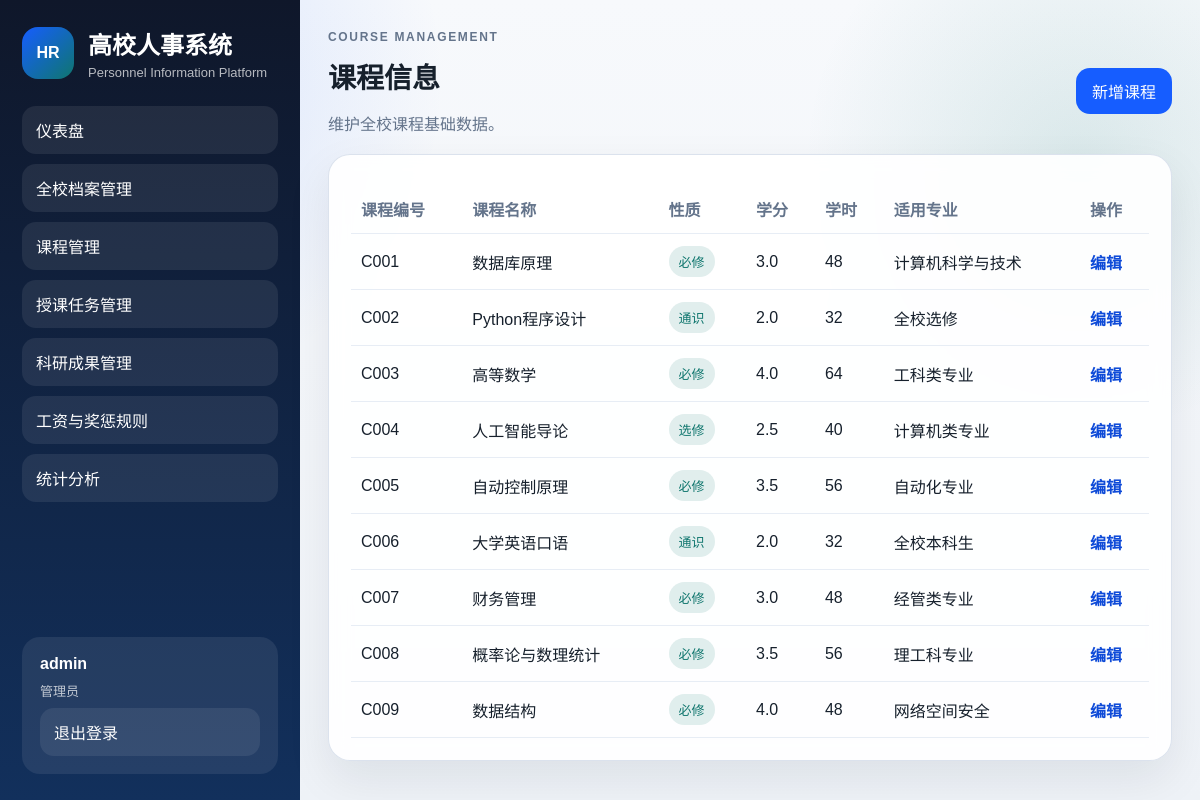
The page /courses (signed in) on the database its author committed.
### models.py (models this page shows, shortened)
class TimestampMixin:
    created_at = Column(DateTime)
    updated_at = Column(DateTime)

class User(TimestampMixin, Base):
    __tablename__ = "users"
    id = Column(Integer, primary_key=True)
    username = Column(String(64), unique=True, nullable=False, index=True)
    password_hash = Column(String(255), nullable=False)
    role = Column(String(20), nullable=False, default="teacher", index=True)
    employee_id = Column(Integer, ForeignKey("employees.id"))
    employee = relationship("Employee", back_populates="user", uselist=False)

class Course(TimestampMixin, Base):
    __tablename__ = "courses"
    id = Column(Integer, primary_key=True)
    course_no = Column(String(32), unique=True, nullable=False, index=True)
    name = Column(String(100), nullable=False, index=True)
    nature = Column(String(20), nullable=False, index=True)
    credits = Column(Float, nullable=False, default=0)
    hours = Column(Integer, nullable=False, default=0)
    applicable_major = Column(String(100))
    description = Column(Text)
    assignments = relationship("TeachingAssignment", back_populates="course")

### app.py (the view)
    @app.route("/courses")
    @login_required
    def course_list():
        user = get_current_user()
        courses = course_scope(user).order_by(Course.course_no.asc()).all()
        return render_template("courses/list.html", courses=courses)

### app.py (called while the page is built)
def register_context(app: Flask) -> None:
    @app.context_processor
    def inject_user():
        return {
            "current_user": get_current_user(),
            "employee_statuses": EMPLOYEE_STATUSES,
            "gender_options": GENDER_OPTIONS,
            "salary_grade_options": SALARY_GRADE_OPTIONS,
            "course_natures": COURSE_NATURES,
            "research_statuses": RESEARCH_STATUSES,
            "publication_types": PUBLICATION_TYPES,
        }

def course_scope(user: User):
    if user.role == "admin":
        return Course.query
    return (
        Course.query.join(TeachingAssignment)
        .filter(TeachingAssignment.employee_id == user.employee_id)
        .distinct()
    )

### extensions.py (called while the page is built)
    def init_app(self, app) -> None:
        uri = app.config["SQLALCHEMY_DATABASE_URI"]
        connect_args = {}
        if uri.startswith("sqlite:///"):
            connect_args["check_same_thread"] = False
        engine = create_engine(uri, connect_args=connect_args)
        SessionLocal.configure(bind=engine)
        Base.metadata.bind = engine
        Base.query = SessionLocal.query_property()
        Base.metadata.create_all(bind=engine)
        @app.teardown_appcontext
        def remove_session(exception=None):
            SessionLocal.remove()

### utils.py (called while the page is built)
def get_current_user() -> User | None:
    user_id = session.get("user_id")
    if not user_id:
        return None
    return db.session.get(User, user_id)

def login_required(view):
    @wraps(view)
    def wrapped_view(*args, **kwargs):
        if not get_current_user():
            flash("请先登录系统。", "warning")
            return redirect(url_for("login"))
        return view(*args, **kwargs)
    return wrapped_view

### templates/courses/list.html
{% extends 'base.html' %}
{% block content %}
<section class="page-head">
    <div>
        <p class="eyebrow">Course Management</p>
        <h2>课程信息</h2>
        <p>{{ '教师账号仅显示本人承担或关联的课程。' if current_user.role != 'admin' else '维护全校课程基础数据。' }}</p>
    </div>
    {% if current_user.role == 'admin' %}
    <div class="actions">
        <a href="{{ url_for('course_create') }}">新增课程</a>
    </div>
    {% endif %}
</section>
<section class="panel">
    <table>
        <thead>
            <tr>
                <th>课程编号</th>
                <th>课程名称</th>
                <th>性质</th>
                <th>学分</th>
                <th>学时</th>
                <th>适用专业</th>
                {% if current_user.role == 'admin' %}<th>操作</th>{% endif %}
            </tr>
        </thead>
        <tbody>
            {% for course in courses %}
            <tr>
                <td>{{ course.course_no }}</td>
                <td>{{ course.name }}</td>
                <td><span class="badge">{{ course.nature }}</span></td>
                <td>{{ course.credits }}</td>
                <td>{{ course.hours }}</td>
                <td>{{ course.applicable_major }}</td>
                {% if current_user.role == 'admin' %}
                <td><a class="text-link" href="{{ url_for('course_edit', course_id=course.id) }}">编辑</a></td>
                {% endif %}
            </tr>
            {% else %}
            <tr><td colspan="7" class="empty">暂无课程数据</td></tr>
            {% endfor %}
        </tbody>
    </table>
</section>
{% endblock %}

### templates/base.html (shortened to what this page needs)
<!DOCTYPE html>
<html lang="zh-CN">
<head>
    <link rel="stylesheet" href="{{ url_for('static', filename='css/style.css') }}">
</head>
<body class="{% if current_user %}logged-in{% else %}guest{% endif %}">
    <div class="{% if current_user %}app-shell{% else %}public-shell{% endif %}">
        {% if current_user %}
        <aside class="sidebar">
            <div class="brand">
                <div class="brand-mark">HR</div>
                <div>
                    <h1>高校人事系统</h1>
                    <p>Personnel Information Platform</p>
                </div>
            </div>
            <nav class="nav">
                {% if current_user.role == 'admin' %}
                <a href="{{ url_for('dashboard') }}">仪表盘</a>
                <a href="{{ url_for('employee_list') }}">全校档案管理</a>
                <a href="{{ url_for('course_list') }}">课程管理</a>
                <a href="{{ url_for('teaching_list') }}">授课任务管理</a>
                <a href="{{ url_for('research_home') }}">科研成果管理</a>
                <a href="{{ url_for('salary_rules') }}">工资与奖惩规则</a>
                <a href="{{ url_for('statistics') }}">统计分析</a>
                {% else %}
                <a href="{{ url_for('dashboard') }}">仪表盘</a>
                <a href="{{ url_for('employee_list') }}">我的档案</a>
                <a href="{{ url_for('course_list') }}">我的课程</a>
                <a href="{{ url_for('research_home') }}">我的科研</a>
                <a href="{{ url_for('salary_rules') }}">工资与奖惩规则</a>
                {% endif %}
            </nav>
            <div class="account-card">
                <div class="account-name">{{ current_user.username }}</div>
                <div class="account-meta">{{ '管理员' if current_user.role == 'admin' else '教师账号' }}</div>
                <a class="ghost-btn" href="{{ url_for('logout') }}">退出登录</a>
            </div>
        </aside>
        {% endif %}
        <main class="content {% if not current_user %}auth-layout{% endif %}">
            {% block content %}{% endblock %}
        </main>
    </div>
</body>
</html>

### static/css/style.css (style rules this page uses)
:root { --bg: #eef2f7; --panel: rgba(255, 255, 255, 0.92); --ink: #16202c; --muted: #64748b; --brand: #165dff; --brand-2: #0f4bd8; --line: #d7dfeb; --accent: #0f766e; --danger: #d14343; --shadow: 0 18px 45px rgba(17, 24, 39, 0.08); }
* { box-sizing: border-box; }
body { margin: 0; color: var(--ink); font-family: "Microsoft YaHei", "PingFang SC", sans-serif; background: radial-gradient(circle at 10% 10%, rgba(22, 93, 255, 0.14), transparent 25%), radial-gradient(circle at 90% 20%, rgba(15, 118, 110, 0.12), transparent 22%), linear-gradient(180deg, #f7f9fc 0%, var(--bg) 100%); }
a { color: inherit; text-decoration: none; }
.app-shell { min-height: 100vh; display: grid; grid-template-columns: 300px 1fr; }
.sidebar { background: linear-gradient(180deg, #0f172a 0%, #12305c 100%); color: #fff; padding: 26px 22px; display: flex; flex-direction: column; gap: 26px; position: sticky; top: 0; height: 100vh; }
.brand { display: flex; gap: 14px; align-items: center; }
.brand-mark { width: 52px; height: 52px; border-radius: 16px; display: grid; place-items: center; background: linear-gradient(135deg, #165dff, #0f766e); font-weight: 800; }
.brand h1, .brand p { margin: 0; }
.brand p { color: rgba(255, 255, 255, 0.7); font-size: 13px; margin-top: 4px; }
.nav { display: grid; gap: 10px; }
.nav a, .ghost-btn { padding: 12px 14px; border-radius: 14px; background: rgba(255, 255, 255, 0.08); transition: transform .18s ease, background .18s ease; }
.account-card { margin-top: auto; padding: 18px; border-radius: 18px; background: rgba(255, 255, 255, 0.08); display: grid; gap: 8px; }
.account-name { font-weight: 700; }
.account-meta { color: rgba(255,255,255,.72); font-size: 13px; }
.content { padding: 28px; }
.eyebrow { margin: 0 0 8px; font-size: 12px; letter-spacing: .14em; text-transform: uppercase; color: var(--brand); font-weight: 700; }
.hero-banner, .login-panel, .panel, .metric-card { background: var(--panel); border: 1px solid rgba(215, 223, 235, 0.9); box-shadow: var(--shadow); backdrop-filter: blur(10px); }
.hero-banner h2, .login-hero h2, .page-head h2 { margin: 0; font-size: 28px; }
.hero-banner p, .page-head p, .login-hero p { color: var(--muted); line-height: 1.65; }
.hero-actions, .actions { display: flex; gap: 10px; flex-wrap: wrap; }
.panel, .login-card { border-radius: 22px; padding: 22px; }
.page-head { display: flex; justify-content: space-between; gap: 18px; align-items: center; }
table { width: 100%; border-collapse: collapse; margin-top: 8px; }
th, td { padding: 12px 10px; border-bottom: 1px solid #e7edf5; text-align: left; }
th { color: var(--muted); font-weight: 700; }
button, .secondary-btn, .actions a { display: inline-flex; align-items: center; justify-content: center; padding: 11px 16px; border: none; border-radius: 14px; background: var(--brand); color: #fff; cursor: pointer; }
.badge { display: inline-flex; align-items: center; padding: 6px 10px; border-radius: 999px; background: rgba(15, 118, 110, 0.12); color: var(--accent); font-size: 13px; }
.text-link { color: var(--brand-2); font-weight: 700; }

### rows shown on the page
User: username "admin", role "管理员", role "维护全校课程基础数据。"
Course: course_no "C001", name "数据库原理", nature "必修", credits "3.0", hours "48", applicable_major "计算机科学与技术"
Course: course_no "C002", name "Python程序设计", nature "通识", credits "2.0", hours "32", applicable_major "全校选修"
Course: course_no "C003", name "高等数学", nature "必修", credits "4.0", hours "64", applicable_major "工科类专业"
Course: course_no "C004", name "人工智能导论", nature "选修", credits "2.5", hours "40", applicable_major "计算机类专业"
Course: course_no "C005", name "自动控制原理", nature "必修", credits "3.5", hours "56", applicable_major "自动化专业"
Course: course_no "C006", name "大学英语口语", nature "通识", credits "2.0", hours "32", applicable_major "全校本科生"
Course: course_no "C007", name "财务管理", nature "必修", credits "3.0", hours "48", applicable_major "经管类专业"
Course: course_no "C008", name "概率论与数理统计", nature "必修", credits "3.5", hours "56", applicable_major "理工科专业"
Course: course_no "C009", name "数据结构", nature "必修", credits "4.0", hours "48", applicable_major "网络空间安全"
